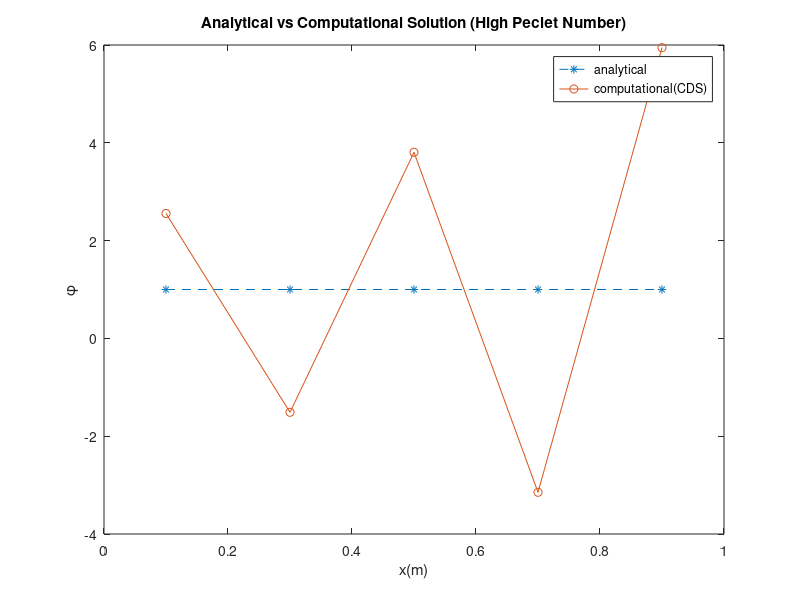

Write the MATLAB code that produced this figure.
%% General Information
%Project: Finite Volume Method, CDS/upwind
%Name: Mayur Nunkoo
%Education: Aerospace Engineering
%Capstone: BEFAV
%Date: 2023-10-02
%Revision Number: 0
%% Clean
clc
clear
close all

%% General Parameters Definition
%length of domain
L = input("Enter length of domain: ");
%number of internal grid points
n = input("Enter the number of grid points: ");
%velocity
u = 1.5;
%centroid - centroid distance
delx = L/n;
%Diffusivity
gamma = 0.1;
%density
rho = 1;
%% Interior Parameters Definition
De = gamma/delx;
Dw = De;
Fe = rho*u;
Fw = Fe;
ae = De - 0.5*Fe
aw = Dw + 0.5*Fw
ap = ae + aw;
%% Boundary Coefficients
%Boundary conditions
phi_left = 1;
phi_right = 0;
%left coefficients
aeb_left = 0.5*Fe - De;
awb_left = -Fw - (gamma/(delx/2));
awb_left_phi = awb_left*phi_left;
apb = 0.5*Fe + De + (gamma/(delx/2));
%right coefficients
aeb_right = Fe - 2*De;
awb_right = -Fw*0.5 - Dw;
aeb_right_phi = aeb_right*phi_right;
apb_right =-Fw*0.5 + 2*De + Dw;
%% Matrix creation
%coefficient matrix
A = zeros(n);
for i = 2:n-1
    for j = i:n
       if j == i
            A(i,j-1) = -aw
            A(i,j) = ap
            A(i,j+1) = -ae
       else
            break
       end
    end
    
end
%Populating boundary coefficients
A(1,1) = apb
A(1,2) = aeb_left
A(end,end-1) = awb_right
A(end,end)= apb_right
%% Solution matrix
for i = 1:n
    if i == 1
        sol(i) = -awb_left_phi
    else
        sol(i) = 0
        
    end
end
%Transpose
solt = sol'
%% Numerical Solution
sol_computational = inv(A)*solt
%% Analytical Solution
phi0 = phi_left;
phiL = phi_right;
A = (phiL-phi0);
d = (rho*u*L)/gamma;
%% x domain creation
xdomain (1) = 1/(2*n);
for i = 1:n-1
    xdomain(i+1) = (1/(2*n)) + (1/n)*i
end

for i = 1:n
    c(i) = (rho*u*xdomain(i))/gamma;
    sol_analytical(i) = A*((exp(c(i))-1)/(exp(d)-1))+phi_left;
end
%% Plotting
figure(1)
plot(xdomain, sol_analytical,'--*')
hold on
plot(xdomain, sol_computational, '-o')
xlabel('x(m)')
ylabel('\phi')
legend('analytical','computational(CDS)')
title("Analytical vs Computational Solution (High Peclet Number)")
